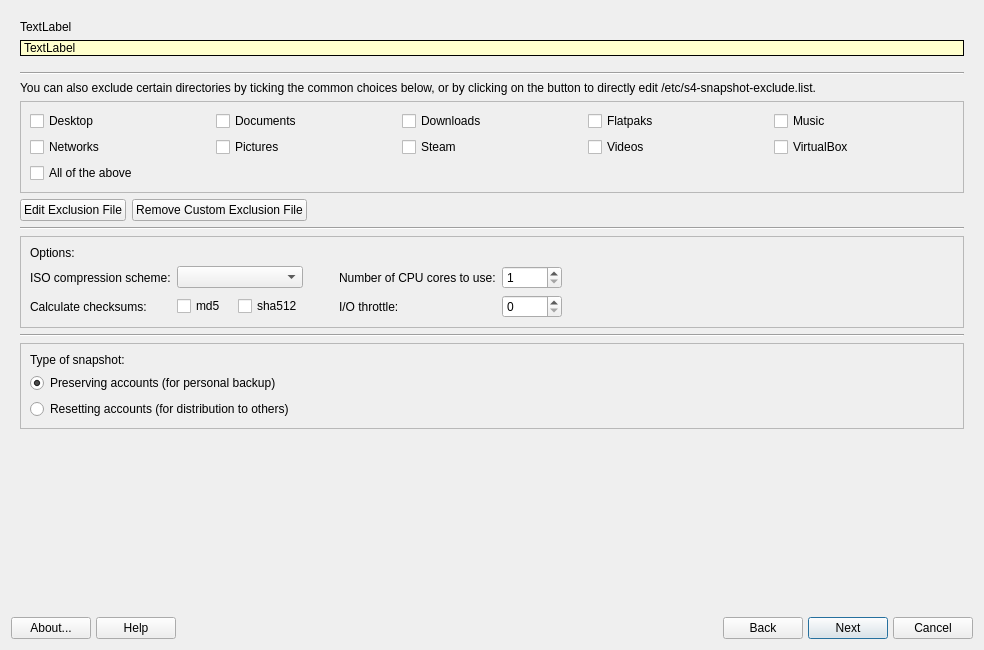
<?xml version="1.0" encoding="UTF-8"?>
<ui version="4.0">
 <class>MainWindow</class>
 <widget class="QDialog" name="MainWindow">
  <property name="geometry">
   <rect>
    <x>0</x>
    <y>0</y>
    <width>984</width>
    <height>650</height>
   </rect>
  </property>
  <property name="minimumHeight">
   <number>650</number>
  </property>
  <property name="windowTitle">
   <string>S4 Snapshot</string>
  </property>
  <layout class="QVBoxLayout" name="verticalLayout">
   <item>
    <widget class="QStackedWidget" name="stackedWidget">
     <property name="frameShadow">
      <enum>QFrame::Shadow::Plain</enum>
     </property>
     <property name="currentIndex">
      <number>1</number>
     </property>
     <widget class="QWidget" name="selectionPage">
      <layout class="QGridLayout" name="gridLayout_2">
       <item row="14" column="0" colspan="2">
        <widget class="QGroupBox" name="groupBox">
         <property name="cursor">
          <cursorShape>ArrowCursor</cursorShape>
         </property>
         <property name="title">
          <string>Optional customization</string>
         </property>
         <property name="checkable">
          <bool>false</bool>
         </property>
         <layout class="QGridLayout" name="gridLayout_6">
          <item row="4" column="1">
           <widget class="QLineEdit" name="textCodename">
            <property name="text">
             <string notr="true"/>
            </property>
           </widget>
          </item>
          <item row="7" column="2">
           <spacer name="horizontalSpacer_4">
            <property name="orientation">
             <enum>Qt::Orientation::Horizontal</enum>
            </property>
            <property name="sizeType">
             <enum>QSizePolicy::Policy::Minimum</enum>
            </property>
            <property name="sizeHint" stdset="0">
             <size>
              <width>213</width>
              <height>20</height>
             </size>
            </property>
           </spacer>
          </item>
          <item row="2" column="0">
           <widget class="QLabel" name="labelDistro">
            <property name="text">
             <string>Release version:</string>
            </property>
           </widget>
          </item>
          <item row="0" column="1">
           <widget class="QLineEdit" name="textProjectName">
            <property name="text">
             <string notr="true"/>
            </property>
           </widget>
          </item>
          <item row="6" column="0">
           <widget class="QLabel" name="labelOptions">
            <property name="text">
             <string>Boot options:</string>
            </property>
           </widget>
          </item>
          <item row="7" column="0">
           <widget class="QLabel" name="labelKernel">
            <property name="text">
             <string>Live kernel:</string>
            </property>
           </widget>
          </item>
          <item row="0" column="0">
           <widget class="QLabel" name="labelProjectName">
            <property name="text">
             <string>Project name:</string>
            </property>
           </widget>
          </item>
          <item row="5" column="0">
           <widget class="QLabel" name="labelDate">
            <property name="text">
             <string>Release date:</string>
            </property>
           </widget>
          </item>
          <item row="4" column="0">
           <widget class="QLabel" name="labelCodeName">
            <property name="text">
             <string>Release codename:</string>
            </property>
           </widget>
          </item>
          <item row="2" column="1">
           <widget class="QLineEdit" name="textDistroVersion">
            <property name="text">
             <string notr="true"/>
            </property>
           </widget>
          </item>
          <item row="7" column="1">
           <widget class="QComboBox" name="comboLiveKernel"/>
          </item>
          <item row="5" column="1">
           <widget class="QPushButton" name="pushReleaseDate">
            <property name="acceptDrops">
             <bool>true</bool>
            </property>
            <property name="whatsThis">
             <string notr="true"/>
            </property>
            <property name="styleSheet">
             <string notr="true">text-align: left; padding-left: 5px;</string>
            </property>
            <property name="text">
             <string>Current date</string>
            </property>
            <property name="autoDefault">
             <bool>false</bool>
            </property>
           </widget>
          </item>
          <item row="6" column="1">
           <widget class="QLineEdit" name="textOptions">
            <property name="text">
             <string notr="true"/>
            </property>
           </widget>
          </item>
         </layout>
        </widget>
       </item>
       <item row="15" column="0" colspan="2">
        <spacer name="verticalSpacer">
         <property name="orientation">
          <enum>Qt::Orientation::Vertical</enum>
         </property>
         <property name="sizeHint" stdset="0">
          <size>
           <width>20</width>
           <height>0</height>
          </size>
         </property>
        </spacer>
       </item>
       <item row="0" column="0" colspan="2">
        <widget class="QLabel" name="labelIntro">
         <property name="sizePolicy">
          <sizepolicy hsizetype="Preferred" vsizetype="Preferred">
           <horstretch>0</horstretch>
           <verstretch>0</verstretch>
          </sizepolicy>
         </property>
         <property name="text">
          <string>&lt;html&gt;&lt;head/&gt;&lt;body&gt;&lt;p&gt;Snapshot is a utility that creates a bootable image (ISO) of your working system that you can use for storage or distribution. You can continue working with undemanding applications while it is running.&lt;br/&gt;&lt;/p&gt;&lt;/body&gt;&lt;/html&gt;</string>
         </property>
         <property name="wordWrap">
          <bool>true</bool>
         </property>
        </widget>
       </item>
       <item row="1" column="0" colspan="2">
        <widget class="QLabel" name="labelCurrentSpace">
         <property name="text">
          <string>Used space on / (root) and /home partitions:</string>
         </property>
         <property name="wordWrap">
          <bool>true</bool>
         </property>
        </widget>
       </item>
       <item row="3" column="0" colspan="2">
        <widget class="QGroupBox" name="groupBox_2">
         <property name="title">
          <string>Location and ISO name</string>
         </property>
         <layout class="QGridLayout" name="gridLayout_7">
          <item row="1" column="1">
           <widget class="QLineEdit" name="lineEditName"/>
          </item>
          <item row="0" column="1">
           <widget class="QLabel" name="labelSnapshotDir">
            <property name="styleSheet">
             <string notr="true">background-color: rgb(255, 255, 205);
border-color: rgb(0, 0, 0);
color: rgb(0, 0, 0);</string>
            </property>
            <property name="frameShape">
             <enum>QFrame::Shape::Box</enum>
            </property>
            <property name="text">
             <string/>
            </property>
            <property name="wordWrap">
             <bool>true</bool>
            </property>
           </widget>
          </item>
          <item row="0" column="0">
           <widget class="QLabel" name="labelLocation">
            <property name="text">
             <string>Snapshot location:</string>
            </property>
           </widget>
          </item>
          <item row="0" column="2">
           <widget class="QPushButton" name="btnSelectSnapshot">
            <property name="text">
             <string>Select a different snapshot directory</string>
            </property>
            <property name="icon">
             <iconset theme="cursor-arrow"/>
            </property>
           </widget>
          </item>
          <item row="1" column="0">
           <widget class="QLabel" name="labelIsoName">
            <property name="text">
             <string>Snapshot name:</string>
            </property>
           </widget>
          </item>
         </layout>
        </widget>
       </item>
       <item row="5" column="0" colspan="2">
        <widget class="QLabel" name="labelDiskSpaceHelp">
         <property name="text">
          <string/>
         </property>
         <property name="wordWrap">
          <bool>true</bool>
         </property>
        </widget>
       </item>
       <item row="2" column="0" colspan="2">
        <widget class="QFrame" name="frame_2">
         <property name="frameShape">
          <enum>QFrame::Shape::Box</enum>
         </property>
         <property name="frameShadow">
          <enum>QFrame::Shadow::Plain</enum>
         </property>
         <layout class="QVBoxLayout" name="verticalLayout_4">
          <property name="spacing">
           <number>0</number>
          </property>
          <property name="leftMargin">
           <number>0</number>
          </property>
          <property name="topMargin">
           <number>0</number>
          </property>
          <property name="rightMargin">
           <number>0</number>
          </property>
          <property name="bottomMargin">
           <number>0</number>
          </property>
          <item>
           <widget class="QLabel" name="labelUsedSpace">
            <property name="sizePolicy">
             <sizepolicy hsizetype="Preferred" vsizetype="Preferred">
              <horstretch>0</horstretch>
              <verstretch>0</verstretch>
             </sizepolicy>
            </property>
            <property name="autoFillBackground">
             <bool>false</bool>
            </property>
            <property name="styleSheet">
             <string notr="true">background-color: rgb(255, 255, 205);
border-color: rgb(0, 0, 0);
color: rgb(0, 0, 0);</string>
            </property>
            <property name="frameShape">
             <enum>QFrame::Shape::NoFrame</enum>
            </property>
            <property name="text">
             <string/>
            </property>
            <property name="textFormat">
             <enum>Qt::TextFormat::PlainText</enum>
            </property>
            <property name="wordWrap">
             <bool>true</bool>
            </property>
           </widget>
          </item>
          <item>
           <widget class="QLabel" name="labelFreeSpace">
            <property name="styleSheet">
             <string notr="true">background-color: rgb(255, 255, 205);
border-color: rgb(0, 0, 0);
color: rgb(0, 0, 0);</string>
            </property>
            <property name="frameShape">
             <enum>QFrame::Shape::NoFrame</enum>
            </property>
            <property name="text">
             <string/>
            </property>
            <property name="textFormat">
             <enum>Qt::TextFormat::PlainText</enum>
            </property>
            <property name="wordWrap">
             <bool>true</bool>
            </property>
           </widget>
          </item>
         </layout>
        </widget>
       </item>
      </layout>
     </widget>
     <widget class="QWidget" name="settingsPage">
      <layout class="QGridLayout" name="gridLayout_4">
       <item row="0" column="0" colspan="4">
        <widget class="QLabel" name="labelTitleSummary">
         <property name="text">
          <string notr="true">TextLabel</string>
         </property>
         <property name="wordWrap">
          <bool>true</bool>
         </property>
        </widget>
       </item>
       <item row="13" column="0" colspan="4">
        <widget class="QFrame" name="frame_3">
         <property name="frameShape">
          <enum>QFrame::Shape::StyledPanel</enum>
         </property>
         <property name="frameShadow">
          <enum>QFrame::Shadow::Plain</enum>
         </property>
         <property name="lineWidth">
          <number>0</number>
         </property>
         <layout class="QGridLayout" name="gridLayout_3" rowstretch="0,0,0,0,0">
          <item row="2" column="1">
           <widget class="QLabel" name="label">
            <property name="text">
             <string>Type of snapshot:</string>
            </property>
           </widget>
          </item>
          <item row="3" column="1">
           <widget class="QRadioButton" name="radioPersonal">
            <property name="text">
             <string>Preserving accounts (for personal backup)</string>
            </property>
            <property name="checked">
             <bool>true</bool>
            </property>
           </widget>
          </item>
          <item row="4" column="1">
           <widget class="QRadioButton" name="radioRespin">
            <property name="toolTip">
             <string>&lt;html&gt;&lt;head/&gt;&lt;body&gt;&lt;p&gt;This option will reset &amp;quot;demo&amp;quot; and &amp;quot;root&amp;quot; passwords to the Debian defaults and will not copy any personal accounts created.&lt;/p&gt;&lt;/body&gt;&lt;/html&gt;</string>
            </property>
            <property name="text">
             <string>Resetting accounts (for distribution to others)</string>
            </property>
           </widget>
          </item>
          <item row="3" column="2">
           <spacer name="horizontalSpacer">
            <property name="orientation">
             <enum>Qt::Orientation::Horizontal</enum>
            </property>
            <property name="sizeHint" stdset="0">
             <size>
              <width>40</width>
              <height>20</height>
             </size>
            </property>
           </spacer>
          </item>
         </layout>
        </widget>
       </item>
       <item row="2" column="0">
        <spacer name="verticalSpacer_3">
         <property name="orientation">
          <enum>Qt::Orientation::Vertical</enum>
         </property>
         <property name="sizeType">
          <enum>QSizePolicy::Policy::Fixed</enum>
         </property>
         <property name="sizeHint" stdset="0">
          <size>
           <width>20</width>
           <height>10</height>
          </size>
         </property>
        </spacer>
       </item>
       <item row="1" column="0" colspan="4">
        <widget class="QLabel" name="labelSummary">
         <property name="styleSheet">
          <string notr="true">background-color: rgb(255, 255, 205);
border-color: rgb(0, 0, 0);
color: rgb(0, 0, 0);</string>
         </property>
         <property name="frameShape">
          <enum>QFrame::Shape::Box</enum>
         </property>
         <property name="text">
          <string notr="true">TextLabel</string>
         </property>
         <property name="wordWrap">
          <bool>true</bool>
         </property>
        </widget>
       </item>
       <item row="7" column="0" colspan="4">
        <widget class="Line" name="line_5">
         <property name="orientation">
          <enum>Qt::Orientation::Horizontal</enum>
         </property>
        </widget>
       </item>
       <item row="11" column="0" colspan="4">
        <widget class="Line" name="line">
         <property name="orientation">
          <enum>Qt::Orientation::Horizontal</enum>
         </property>
        </widget>
       </item>
       <item row="4" column="0" colspan="4">
        <widget class="QLabel" name="labelExclude">
         <property name="text">
          <string>You can also exclude certain directories by ticking the common choices below, or by clicking on the button to directly edit /etc/s4-snapshot-exclude.list.</string>
         </property>
         <property name="wordWrap">
          <bool>true</bool>
         </property>
        </widget>
       </item>
       <item row="3" column="0" colspan="4">
        <widget class="Line" name="line_2">
         <property name="orientation">
          <enum>Qt::Orientation::Horizontal</enum>
         </property>
        </widget>
       </item>
       <item row="14" column="0" colspan="4">
        <spacer name="verticalSpacer_2">
         <property name="orientation">
          <enum>Qt::Orientation::Vertical</enum>
         </property>
         <property name="sizeHint" stdset="0">
          <size>
           <width>20</width>
           <height>0</height>
          </size>
         </property>
        </spacer>
       </item>
       <item row="8" column="0" colspan="4">
        <widget class="QFrame" name="frame_4">
         <property name="frameShape">
          <enum>QFrame::Shape::StyledPanel</enum>
         </property>
         <property name="frameShadow">
          <enum>QFrame::Shadow::Plain</enum>
         </property>
         <property name="lineWidth">
          <number>0</number>
         </property>
         <layout class="QGridLayout" name="gridLayout_5">
          <item row="1" column="1" colspan="3">
           <widget class="QComboBox" name="cbCompression"/>
          </item>
          <item row="3" column="3">
           <widget class="QCheckBox" name="checkSha512">
            <property name="text">
             <string>sha512</string>
            </property>
           </widget>
          </item>
          <item row="1" column="6">
           <widget class="QSpinBox" name="spinCPU">
            <property name="minimumSize">
             <size>
              <width>60</width>
              <height>0</height>
             </size>
            </property>
            <property name="minimum">
             <number>1</number>
            </property>
            <property name="maximum">
             <number>999</number>
            </property>
           </widget>
          </item>
          <item row="3" column="5">
           <widget class="QLabel" name="labelThrottle">
            <property name="toolTip">
             <string>Throttle the I/O input rate by the given percentage.</string>
            </property>
            <property name="lineWidth">
             <number>1</number>
            </property>
            <property name="text">
             <string>I/O throttle:</string>
            </property>
           </widget>
          </item>
          <item row="3" column="0">
           <widget class="QLabel" name="labelChecksums">
            <property name="text">
             <string>Calculate checksums:</string>
            </property>
           </widget>
          </item>
          <item row="1" column="0">
           <widget class="QLabel" name="labelCompression">
            <property name="text">
             <string>ISO compression scheme:</string>
            </property>
           </widget>
          </item>
          <item row="1" column="5">
           <widget class="QLabel" name="labelCPUs">
            <property name="text">
             <string>Number of CPU cores to use:</string>
            </property>
           </widget>
          </item>
          <item row="3" column="1">
           <widget class="QCheckBox" name="checkMd5">
            <property name="text">
             <string>md5</string>
            </property>
           </widget>
          </item>
          <item row="3" column="6">
           <widget class="QSpinBox" name="spinThrottle"/>
          </item>
          <item row="0" column="0">
           <widget class="QLabel" name="labelOptions_2">
            <property name="text">
             <string>Options:</string>
            </property>
           </widget>
          </item>
          <item row="1" column="4">
           <spacer name="horizontalSpacer_2">
            <property name="orientation">
             <enum>Qt::Orientation::Horizontal</enum>
            </property>
            <property name="sizeType">
             <enum>QSizePolicy::Policy::Minimum</enum>
            </property>
            <property name="sizeHint" stdset="0">
             <size>
              <width>30</width>
              <height>20</height>
             </size>
            </property>
           </spacer>
          </item>
          <item row="1" column="7">
           <spacer name="horizontalSpacer_3">
            <property name="orientation">
             <enum>Qt::Orientation::Horizontal</enum>
            </property>
            <property name="sizeHint" stdset="0">
             <size>
              <width>40</width>
              <height>20</height>
             </size>
            </property>
           </spacer>
          </item>
         </layout>
        </widget>
       </item>
       <item row="6" column="0" colspan="2">
        <layout class="QHBoxLayout" name="horizontalLayoutExcludeButtons">
         <item>
          <widget class="QPushButton" name="btnEditExclude">
           <property name="sizePolicy">
            <sizepolicy hsizetype="Maximum" vsizetype="Fixed">
             <horstretch>0</horstretch>
             <verstretch>0</verstretch>
            </sizepolicy>
           </property>
           <property name="text">
            <string>Edit Exclusion File</string>
           </property>
           <property name="icon">
            <iconset theme="edit"/>
           </property>
          </widget>
         </item>
         <item>
          <widget class="QPushButton" name="btnRemoveCustomExclude">
           <property name="sizePolicy">
            <sizepolicy hsizetype="Maximum" vsizetype="Fixed">
             <horstretch>0</horstretch>
             <verstretch>0</verstretch>
            </sizepolicy>
           </property>
           <property name="text">
            <string>Remove Custom Exclusion File</string>
           </property>
           <property name="icon">
            <iconset theme="list-remove"/>
           </property>
           <property name="visible">
            <bool>false</bool>
           </property>
          </widget>
         </item>
         <item>
          <spacer name="horizontalSpacerRemoveExclude">
           <property name="orientation">
            <enum>Qt::Orientation::Horizontal</enum>
           </property>
           <property name="sizeHint" stdset="0">
            <size>
             <width>40</width>
             <height>20</height>
            </size>
           </property>
          </spacer>
         </item>
        </layout>
       </item>
       <item row="5" column="0" colspan="4">
        <widget class="QFrame" name="frame">
         <property name="frameShape">
          <enum>QFrame::Shape::StyledPanel</enum>
         </property>
         <property name="frameShadow">
          <enum>QFrame::Shadow::Sunken</enum>
         </property>
         <property name="lineWidth">
          <number>0</number>
         </property>
         <property name="midLineWidth">
          <number>1</number>
         </property>
         <layout class="QGridLayout" name="gridLayout">
          <item row="1" column="4">
           <widget class="QCheckBox" name="excludeVirtualBox">
            <property name="text">
             <string notr="true">VirtualBox</string>
            </property>
            <property name="checked">
             <bool>false</bool>
            </property>
           </widget>
          </item>
          <item row="1" column="1">
           <widget class="QCheckBox" name="excludePictures">
            <property name="text">
             <string>Pictures</string>
            </property>
           </widget>
          </item>
          <item row="1" column="3">
           <widget class="QCheckBox" name="excludeVideos">
            <property name="text">
             <string>Videos</string>
            </property>
           </widget>
          </item>
          <item row="2" column="0">
           <widget class="QCheckBox" name="excludeAll">
            <property name="text">
             <string>All of the above</string>
            </property>
           </widget>
          </item>
          <item row="1" column="0">
           <widget class="QCheckBox" name="excludeNetworks">
            <property name="statusTip">
             <string>exclude network configurations</string>
            </property>
            <property name="text">
             <string>Networks</string>
            </property>
           </widget>
          </item>
          <item row="0" column="2">
           <widget class="QCheckBox" name="excludeDownloads">
            <property name="text">
             <string>Downloads</string>
            </property>
           </widget>
          </item>
          <item row="0" column="0">
           <widget class="QCheckBox" name="excludeDesktop">
            <property name="text">
             <string>Desktop</string>
            </property>
           </widget>
          </item>
          <item row="0" column="1">
           <widget class="QCheckBox" name="excludeDocuments">
            <property name="text">
             <string>Documents</string>
            </property>
           </widget>
          </item>
          <item row="0" column="3">
           <widget class="QCheckBox" name="excludeFlatpaks">
            <property name="text">
             <string>Flatpaks</string>
            </property>
           </widget>
          </item>
          <item row="0" column="4">
           <widget class="QCheckBox" name="excludeMusic">
            <property name="text">
             <string>Music</string>
            </property>
           </widget>
          </item>
          <item row="1" column="2">
           <widget class="QCheckBox" name="excludeSteam">
            <property name="text">
             <string notr="true">Steam</string>
            </property>
            <property name="checked">
             <bool>false</bool>
            </property>
           </widget>
          </item>
         </layout>
        </widget>
       </item>
      </layout>
     </widget>
     <widget class="QWidget" name="outputPage">
      <layout class="QVBoxLayout" name="verticalLayout_2">
       <item>
        <widget class="QTextEdit" name="outputBox">
         <property name="undoRedoEnabled">
          <bool>false</bool>
         </property>
         <property name="lineWrapMode">
          <enum>QTextEdit::LineWrapMode::NoWrap</enum>
         </property>
         <property name="readOnly">
          <bool>true</bool>
         </property>
         <property name="html">
          <string notr="true">&lt;!DOCTYPE HTML PUBLIC &quot;-//W3C//DTD HTML 4.0//EN&quot; &quot;http://www.w3.org/TR/REC-html40/strict.dtd&quot;&gt;
&lt;html&gt;&lt;head&gt;&lt;meta name=&quot;qrichtext&quot; content=&quot;1&quot; /&gt;&lt;meta charset=&quot;utf-8&quot; /&gt;&lt;style type=&quot;text/css&quot;&gt;
p, li { white-space: pre-wrap; }
hr { height: 1px; border-width: 0; }
li.unchecked::marker { content: &quot;\2610&quot;; }
li.checked::marker { content: &quot;\2612&quot;; }
&lt;/style&gt;&lt;/head&gt;&lt;body style=&quot; font-family:'Sans Serif'; font-size:9pt; font-weight:400; font-style:normal;&quot;&gt;
&lt;p style=&quot;-qt-paragraph-type:empty; margin-top:0px; margin-bottom:0px; margin-left:0px; margin-right:0px; -qt-block-indent:0; text-indent:0px; font-family:'Noto Sans'; font-size:10.5pt;&quot;&gt;&lt;br /&gt;&lt;/p&gt;&lt;/body&gt;&lt;/html&gt;</string>
         </property>
         <property name="overwriteMode">
          <bool>true</bool>
         </property>
         <property name="acceptRichText">
          <bool>false</bool>
         </property>
         <property name="textInteractionFlags">
          <set>Qt::TextInteractionFlag::TextSelectableByMouse</set>
         </property>
         <property name="placeholderText">
          <string notr="true"/>
         </property>
        </widget>
       </item>
       <item>
        <widget class="QLabel" name="outputLabel">
         <property name="text">
          <string/>
         </property>
         <property name="wordWrap">
          <bool>true</bool>
         </property>
        </widget>
       </item>
       <item>
        <widget class="QProgressBar" name="progressBar">
         <property name="maximum">
          <number>100</number>
         </property>
         <property name="value">
          <number>0</number>
         </property>
         <property name="textVisible">
          <bool>false</bool>
         </property>
        </widget>
       </item>
      </layout>
     </widget>
    </widget>
   </item>
   <item>
    <layout class="QGridLayout" name="buttonBar" columnstretch="0,0,0,0,0,0,0,0,0,0,0">
     <property name="sizeConstraint">
      <enum>QLayout::SizeConstraint::SetDefaultConstraint</enum>
     </property>
     <property name="leftMargin">
      <number>0</number>
     </property>
     <property name="topMargin">
      <number>0</number>
     </property>
     <property name="rightMargin">
      <number>0</number>
     </property>
     <property name="bottomMargin">
      <number>0</number>
     </property>
     <property name="spacing">
      <number>5</number>
     </property>
     <item row="0" column="0">
      <widget class="QPushButton" name="btnAbout">
       <property name="sizePolicy">
        <sizepolicy hsizetype="Minimum" vsizetype="Preferred">
         <horstretch>0</horstretch>
         <verstretch>0</verstretch>
        </sizepolicy>
       </property>
       <property name="toolTip">
        <string>About this application</string>
       </property>
       <property name="text">
        <string>About...</string>
       </property>
       <property name="icon">
        <iconset theme="help-about"/>
       </property>
       <property name="shortcut">
        <string>Alt+B</string>
       </property>
       <property name="autoDefault">
        <bool>true</bool>
       </property>
      </widget>
     </item>
     <item row="0" column="8">
      <widget class="QPushButton" name="btnNext">
       <property name="sizePolicy">
        <sizepolicy hsizetype="Minimum" vsizetype="Preferred">
         <horstretch>0</horstretch>
         <verstretch>0</verstretch>
        </sizepolicy>
       </property>
       <property name="text">
        <string>Next</string>
       </property>
       <property name="icon">
        <iconset theme="go-next"/>
       </property>
       <property name="shortcut">
        <string/>
       </property>
       <property name="autoDefault">
        <bool>true</bool>
       </property>
       <property name="default">
        <bool>true</bool>
       </property>
      </widget>
     </item>
     <item row="0" column="1">
      <widget class="QPushButton" name="btnHelp">
       <property name="sizePolicy">
        <sizepolicy hsizetype="Minimum" vsizetype="Preferred">
         <horstretch>0</horstretch>
         <verstretch>0</verstretch>
        </sizepolicy>
       </property>
       <property name="toolTip">
        <string>Display help </string>
       </property>
       <property name="text">
        <string>Help</string>
       </property>
       <property name="icon">
        <iconset theme="help-contents"/>
       </property>
       <property name="shortcut">
        <string>Alt+H</string>
       </property>
      </widget>
     </item>
     <item row="0" column="10">
      <widget class="QPushButton" name="btnCancel">
       <property name="sizePolicy">
        <sizepolicy hsizetype="Minimum" vsizetype="Preferred">
         <horstretch>0</horstretch>
         <verstretch>0</verstretch>
        </sizepolicy>
       </property>
       <property name="toolTip">
        <string>Quit application</string>
       </property>
       <property name="text">
        <string>Cancel</string>
       </property>
       <property name="icon">
        <iconset theme="window-close"/>
       </property>
       <property name="shortcut">
        <string>Alt+N</string>
       </property>
       <property name="autoDefault">
        <bool>true</bool>
       </property>
      </widget>
     </item>
     <item row="0" column="5">
      <spacer name="horizontalSpacer2">
       <property name="orientation">
        <enum>Qt::Orientation::Horizontal</enum>
       </property>
       <property name="sizeType">
        <enum>QSizePolicy::Policy::Expanding</enum>
       </property>
       <property name="sizeHint" stdset="0">
        <size>
         <width>100</width>
         <height>20</height>
        </size>
       </property>
      </spacer>
     </item>
     <item row="0" column="3">
      <widget class="QLabel" name="labelMX">
       <property name="maximumSize">
        <size>
         <width>32</width>
         <height>32</height>
        </size>
       </property>
       <property name="midLineWidth">
        <number>0</number>
       </property>
       <property name="text">
        <string/>
       </property>
       <property name="pixmap">
        <pixmap resource="images.qrc">:/icons/logo.svg</pixmap>
       </property>
       <property name="scaledContents">
        <bool>true</bool>
       </property>
      </widget>
     </item>
     <item row="0" column="7">
      <widget class="QPushButton" name="btnBack">
       <property name="sizePolicy">
        <sizepolicy hsizetype="Minimum" vsizetype="Preferred">
         <horstretch>0</horstretch>
         <verstretch>0</verstretch>
        </sizepolicy>
       </property>
       <property name="text">
        <string>Back</string>
       </property>
       <property name="icon">
        <iconset theme="go-previous"/>
       </property>
      </widget>
     </item>
     <item row="0" column="2">
      <spacer name="horizontalSpacer1">
       <property name="orientation">
        <enum>Qt::Orientation::Horizontal</enum>
       </property>
       <property name="sizeType">
        <enum>QSizePolicy::Policy::Expanding</enum>
       </property>
       <property name="sizeHint" stdset="0">
        <size>
         <width>100</width>
         <height>20</height>
        </size>
       </property>
      </spacer>
     </item>
    </layout>
   </item>
  </layout>
 </widget>
 <tabstops>
  <tabstop>btnSelectSnapshot</tabstop>
  <tabstop>lineEditName</tabstop>
  <tabstop>textProjectName</tabstop>
  <tabstop>textDistroVersion</tabstop>
  <tabstop>textCodename</tabstop>
  <tabstop>textOptions</tabstop>
  <tabstop>btnAbout</tabstop>
  <tabstop>btnHelp</tabstop>
  <tabstop>btnBack</tabstop>
  <tabstop>btnNext</tabstop>
  <tabstop>btnCancel</tabstop>
  <tabstop>excludeDocuments</tabstop>
  <tabstop>excludeDownloads</tabstop>
  <tabstop>btnEditExclude</tabstop>
  <tabstop>btnRemoveCustomExclude</tabstop>
  <tabstop>cbCompression</tabstop>
  <tabstop>checkMd5</tabstop>
  <tabstop>radioPersonal</tabstop>
  <tabstop>radioRespin</tabstop>
  <tabstop>outputBox</tabstop>
 </tabstops>
 <resources>
  <include location="images.qrc"/>
 </resources>
 <connections/>
</ui>
